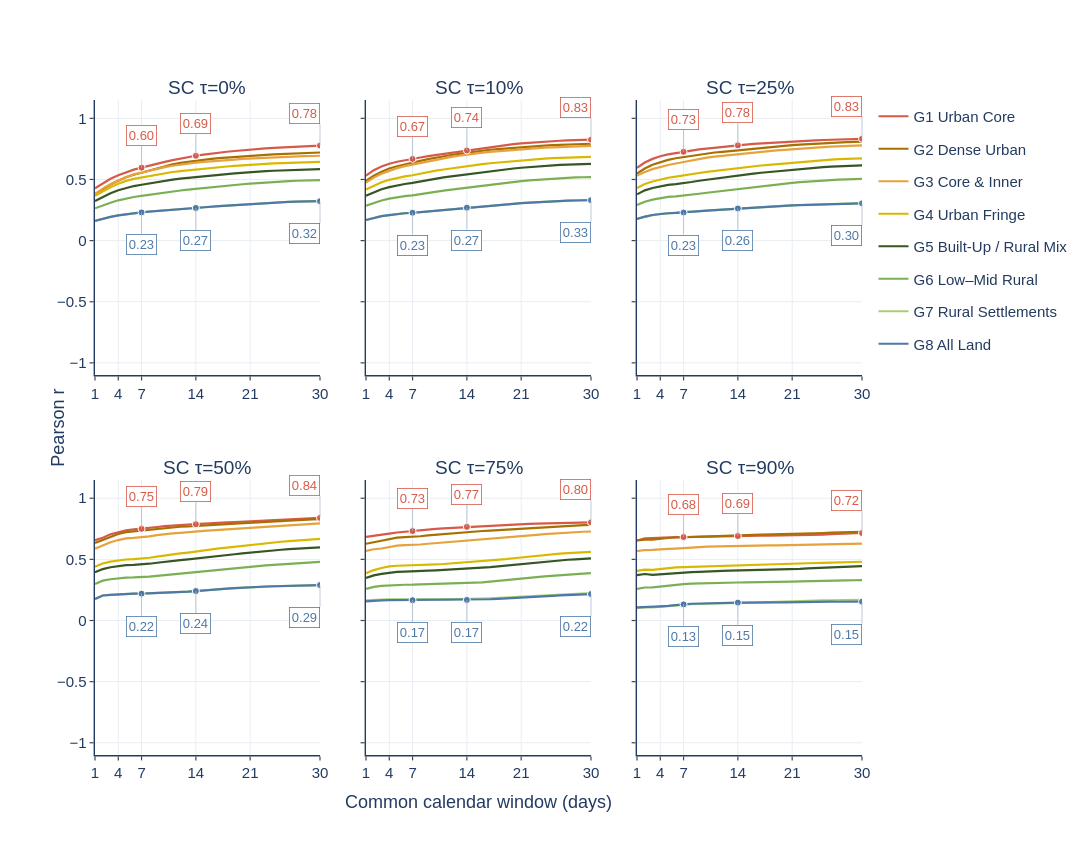
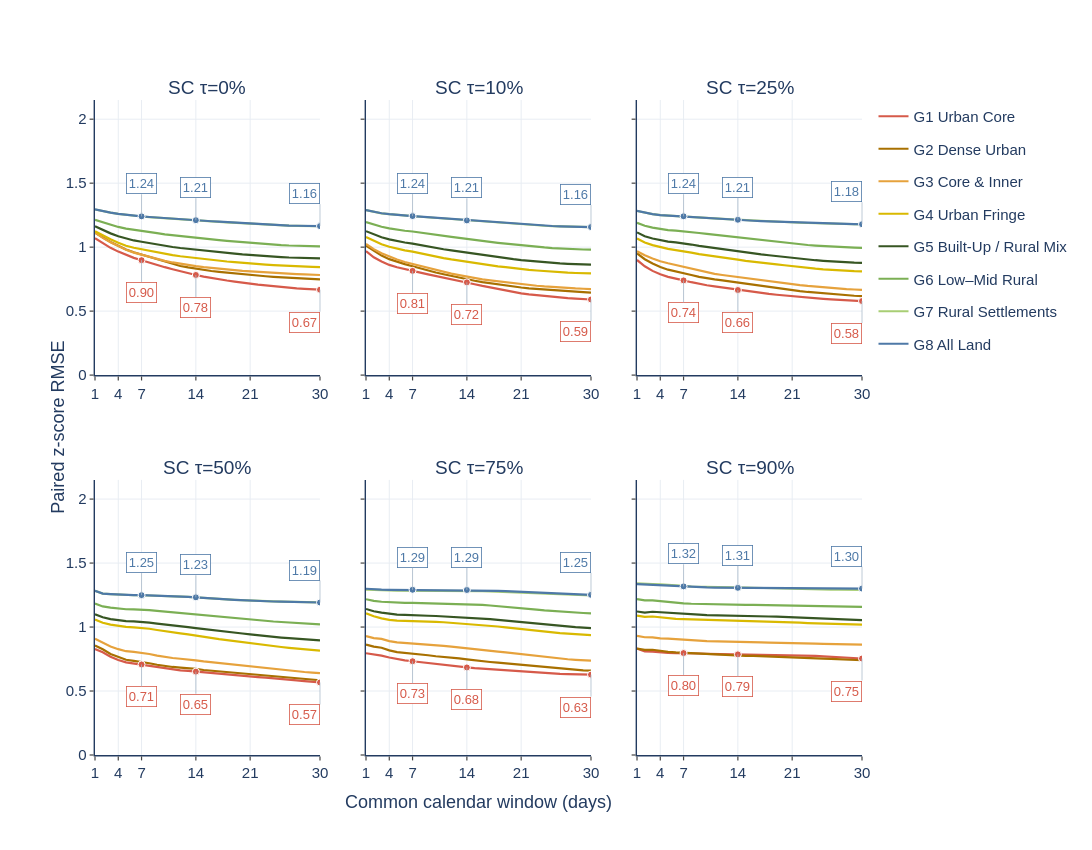
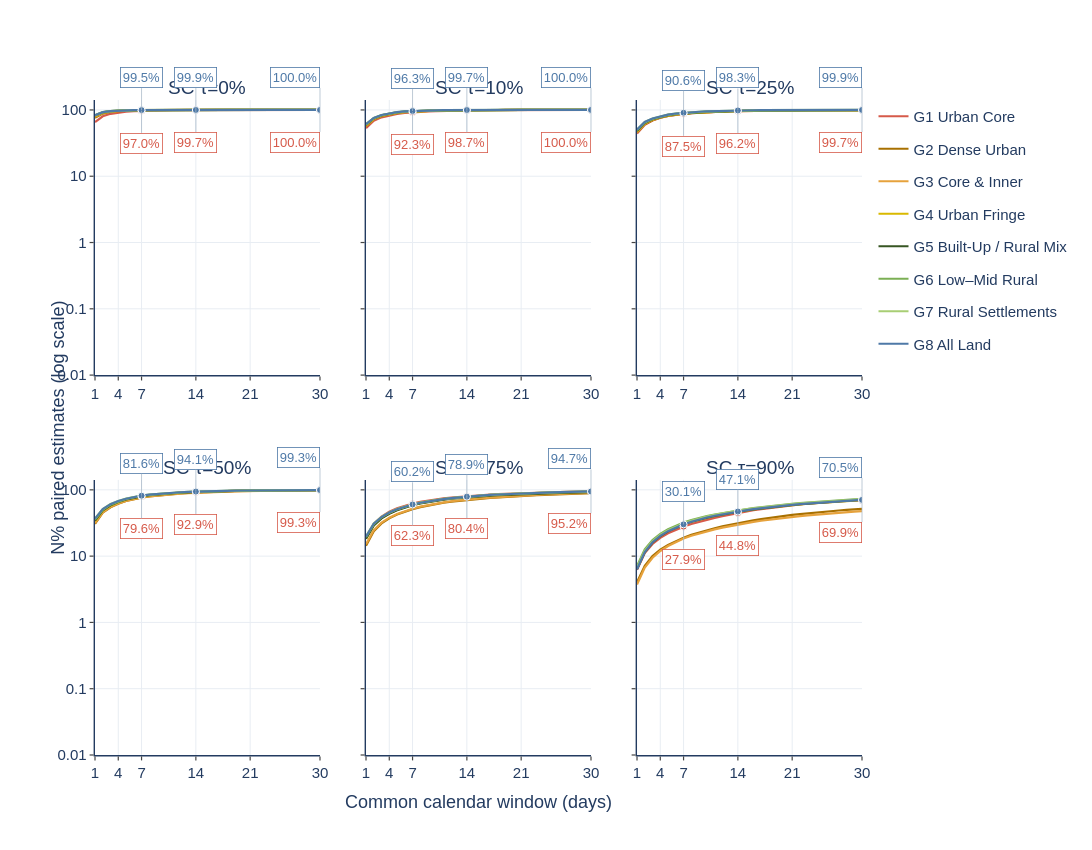
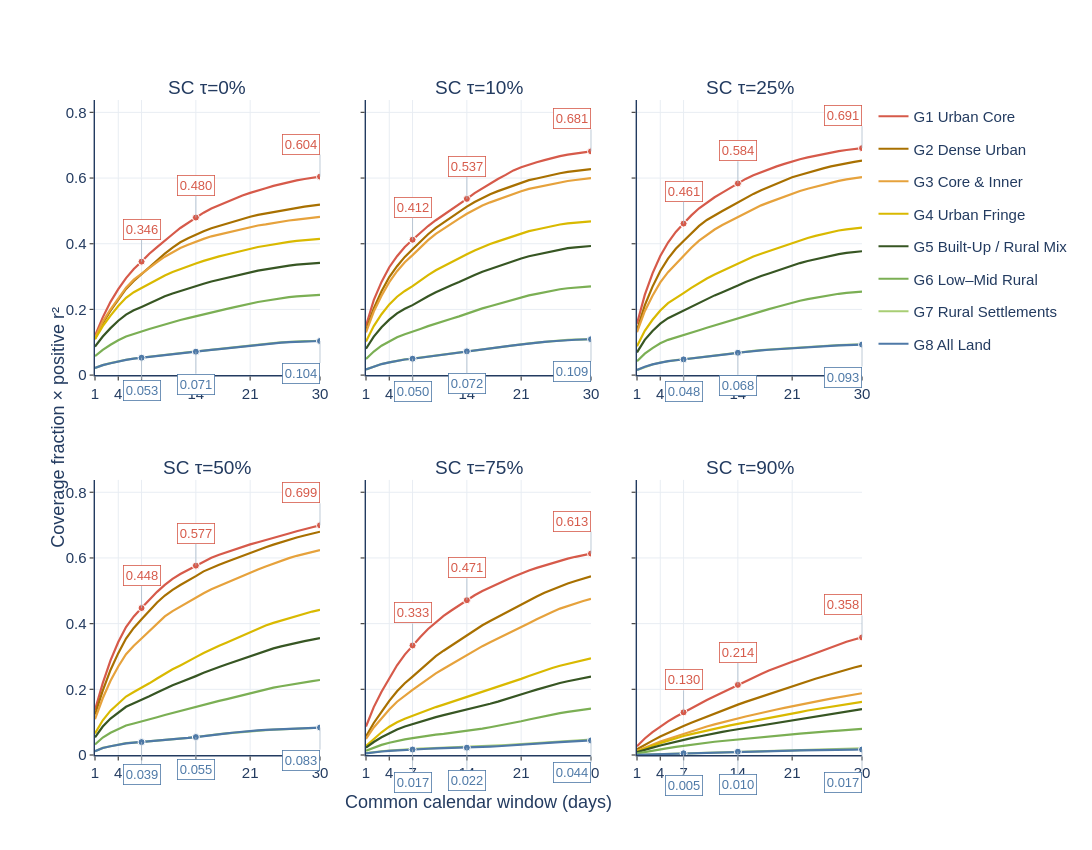

Notebook cell for these charts, in order:
### Markdown cell above
### Supplement view A — fix SC, vary the common window

The six SC facets are cross-sections through the full cube. They show how apparent alignment and paired-estimate availability change with smoothing. They are not optimisation runs.

### Code cell
SLICE_TAUS = [0, 10, 25, 50, 75, 90]
LABEL_WINDOWS = (7, 14, 30)
WINDOW_SLICE_COLORS = {
    code: color for code, suffix, label, color in GROUPS
}
WINDOW_SLICE_WIDTH, WINDOW_SLICE_HEIGHT = 1800, 850
WINDOW_SLICE_MARGIN = dict(l=95, r=230, t=100, b=95)


def plot_window_slices(metric, ylabel, stem):
    if metric not in ("r", "RMSE_z", "N_pct", "score"):
        raise ValueError(metric)

    is_r = metric == "r"
    is_n = metric == "N_pct"
    is_rmse = metric == "RMSE_z"

    fig = make_subplots(
        rows=2, cols=3,
        shared_xaxes=True,
        shared_yaxes=True,
        horizontal_spacing=0.06,
        vertical_spacing=0.16,
        subplot_titles=[f"SC τ={tau}%" for tau in SLICE_TAUS],
    )
    for heading in fig.layout.annotations:
        heading.font = dict(
            family="Arial", size=19, color="#233B60"
        )

    for j, tau in enumerate(SLICE_TAUS):
        row, col = j // 3 + 1, j % 3 + 1
        axis_number = j + 1
        axis_x = "x" if axis_number == 1 else f"x{axis_number}"
        axis_y = "y" if axis_number == 1 else f"y{axis_number}"

        for code, suffix, label, color in reversed(GROUPS):
            values = SENS_MAPS[metric][code][tau, :]
            shown = (
                np.where(values > 0, values, np.nan)
                if is_n else values
            )
            custom = np.column_stack([
                SENS_MAPS["N_pct"][code][tau, :],
                SENS_MAPS["direct_pct"][code][tau, :],
                SENS_MAPS["mean_window_support_pct"][code][tau, :],
            ])

            fig.add_trace(
                go.Scatter(
                    x=W_VALUES,
                    y=shown,
                    mode="lines",
                    name=f"{code} {label}",
                    legendgroup=code,
                    showlegend=(j == 0),
                    connectgaps=False,
                    line=dict(color=color, width=2.2),
                    customdata=custom,
                    hovertemplate=(
                        f"W %{{x}} d<br>{ylabel} %{{y:.3f}}"
                        "<br>Paired estimates %{customdata[0]:.1f}%"
                        "<br>Direct dates %{customdata[1]:.1f}%"
                        "<br>Mean direct support %{customdata[2]:.1f}%"
                        "<extra>%{fullData.name}</extra>"
                    ),
                ),
                row=row, col=col,
            )

        for code in ("G1", "G8"):
            color = WINDOW_SLICE_COLORS[code]
            for width in LABEL_WINDOWS:
                value = float(
                    SENS_MAPS[metric][code][tau, width - 1]
                )
                if not np.isfinite(value) or (
                    is_n and value <= 0
                ):
                    continue

                above = (
                    code == "G8"
                    if (is_n or is_rmse)
                    else code == "G1"
                )
                point_y = np.log10(value) if is_n else value
                text = (
                    f"{value:.1f}%" if is_n else
                    f"{value:.3f}" if metric == "score" else
                    f"{value:.2f}"
                )

                fig.add_annotation(
                    x=width,
                    y=point_y,
                    xref=axis_x,
                    yref=axis_y,
                    text=text,
                    showarrow=True,
                    arrowhead=0,
                    arrowwidth=0.75,
                    arrowcolor="#A9B9C9",
                    ax=0,
                    ay=-22 if above else 22,
                    xanchor=(
                        "right" if width == 30 else "center"
                    ),
                    yanchor="bottom" if above else "top",
                    font=dict(size=13, color=color),
                    bgcolor="white",
                    bordercolor=color,
                    borderwidth=0.8,
                    borderpad=2,
                )
                fig.add_trace(
                    go.Scatter(
                        x=[width],
                        y=[value],
                        mode="markers",
                        showlegend=False,
                        hoverinfo="skip",
                        marker=dict(
                            color=color,
                            size=7,
                            line=dict(color="white", width=1),
                        ),
                    ),
                    row=row, col=col,
                )

        fig.update_xaxes(
            range=[1, 30],
            tickvals=[1, 4, 7, 14, 21, 30],
            showticklabels=True,
            tickfont=dict(size=15),
            gridcolor="#E8EDF3",
            showline=True,
            linecolor="#233B60",
            linewidth=1.4,
            ticks="outside",
            ticklen=4,
            tickwidth=1.2,
            row=row, col=col,
        )

        y_style = dict(
            showticklabels=(col == 1),
            tickfont=dict(size=15),
            gridcolor="#E8EDF3",
            zeroline=False,
            showline=True,
            linecolor="#233B60",
            linewidth=1.4,
            ticks="outside",
            ticklen=4,
            tickwidth=1.2,
        )
        if is_n:
            y_style.update(
                type="log",
                range=[-2, 2.15],
                tickvals=[0.01, 0.1, 1, 10, 100],
                ticktext=["0.01", "0.1", "1", "10", "100"],
            )
        elif is_r:
            y_style.update(
                type="linear",
                range=[-1.1, 1.15],
                tickvals=[-1, -0.5, 0, 0.5, 1],
            )
        elif is_rmse:
            y_style.update(
                type="linear",
                range=[0, 2.15],
                tickvals=[0, 0.5, 1, 1.5, 2],
            )
        else:
            y_style.update(
                type="linear",
                range=[
                    0,
                    max(0.01, 1.18 * SENSITIVITY.score.max()),
                ],
            )
        fig.update_yaxes(row=row, col=col, **y_style)

    fig.add_annotation(
        x=-0.065, y=0.5,
        xref="paper", yref="paper",
        text=(
            "N% paired estimates (log scale)"
            if is_n else ylabel
        ),
        textangle=-90,
        showarrow=False,
        font=dict(size=18, color="#233B60"),
    )
    fig.add_annotation(
        x=0.5, y=-0.09,
        xref="paper", yref="paper",
        text="Common calendar window (days)",
        showarrow=False,
        font=dict(size=18, color="#233B60"),
    )

    fig.update_layout(
        template="plotly_white",
        width=WINDOW_SLICE_WIDTH,
        height=WINDOW_SLICE_HEIGHT,
        legend=dict(
            x=1.015, y=1,
            xanchor="left", yanchor="top",
            font=dict(size=15),
        ),
        margin=WINDOW_SLICE_MARGIN,
        font=dict(
            family="Arial",
            color="#233B60",
            size=17,
        ),
        paper_bgcolor="white",
        plot_bgcolor="white",
    )

    fig.show()
    fig.write_html(
        SENS_DIR / f"{stem}.html",
        include_plotlyjs="cdn",
    )
    try:
        fig.write_image(
            str(SENS_DIR / f"{stem}.png"),
            scale=2,
        )
    except Exception as exc:
        print(f"{stem}: HTML saved; PNG unavailable ({exc})")
    return fig


WINDOW_SLICE_FIGURES = {
    "r": plot_window_slices(
        "r", "Pearson r", "window_slices_r"
    ),
    "RMSE_z": plot_window_slices(
        "RMSE_z", "Paired z-score RMSE",
        "window_slices_rmse"
    ),
    "N_pct": plot_window_slices(
        "N_pct", "N% paired estimates",
        "window_slices_N"
    ),
    "score": plot_window_slices(
        "score", "Coverage fraction × positive r²",
        "window_slices_score"
    ),
}
